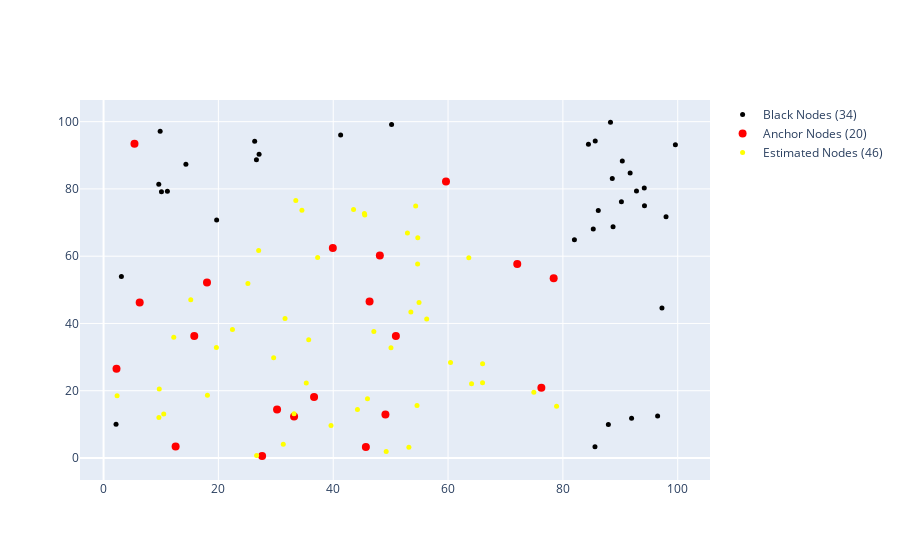

Notebook code cell kept with this figure:
### Code cell
plot2(black_nodes, anchor_nodes, estimated_nodes, cycles)
